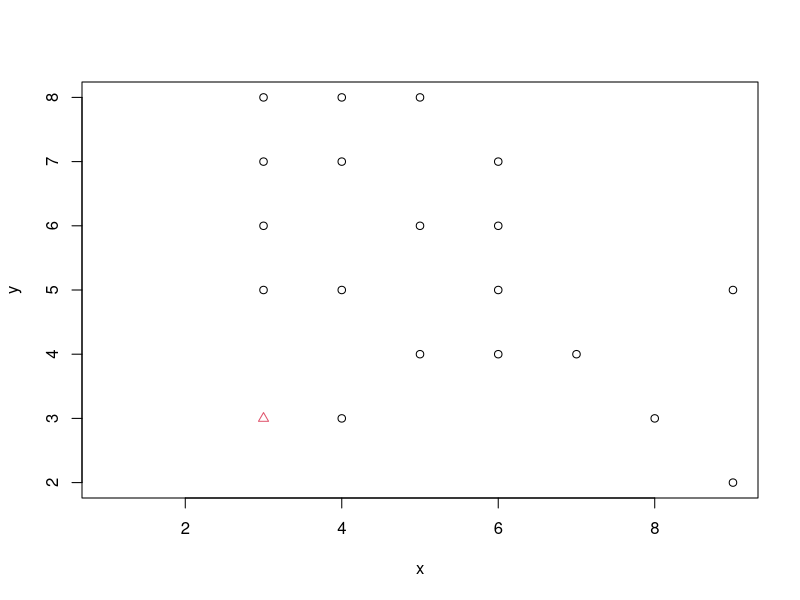
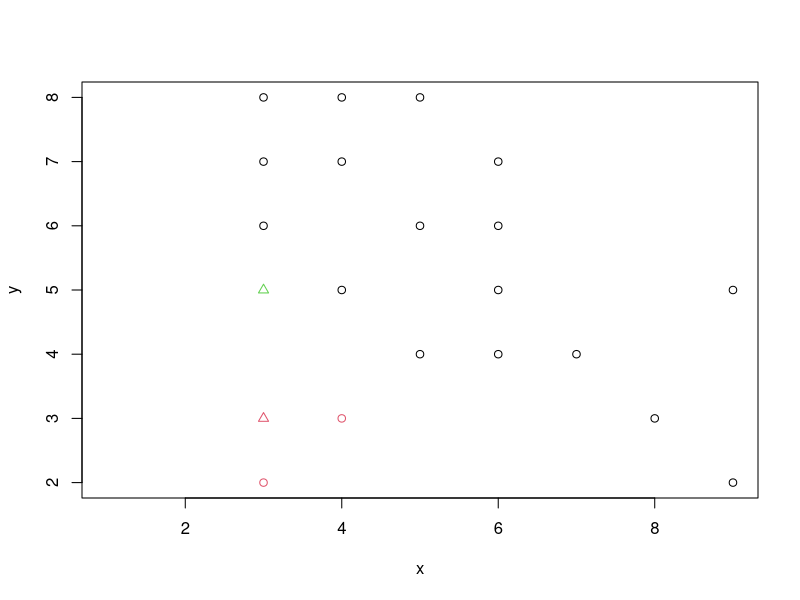
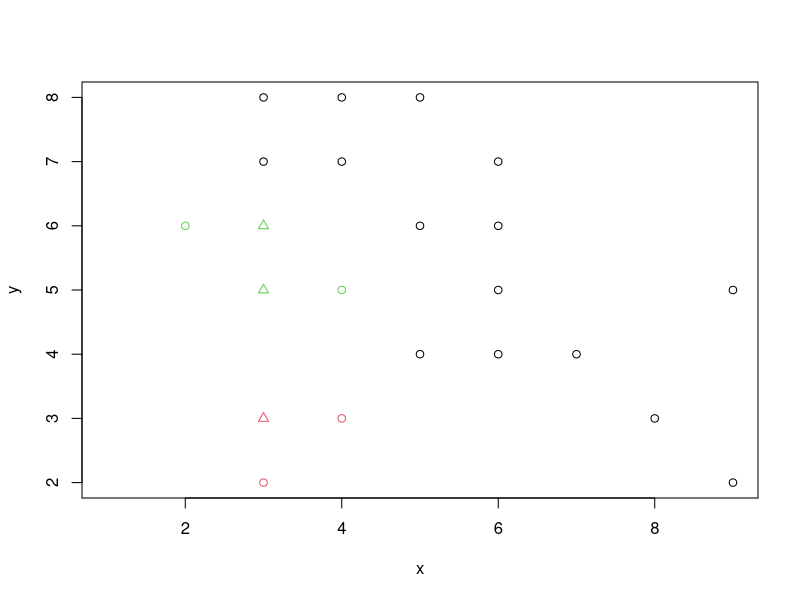
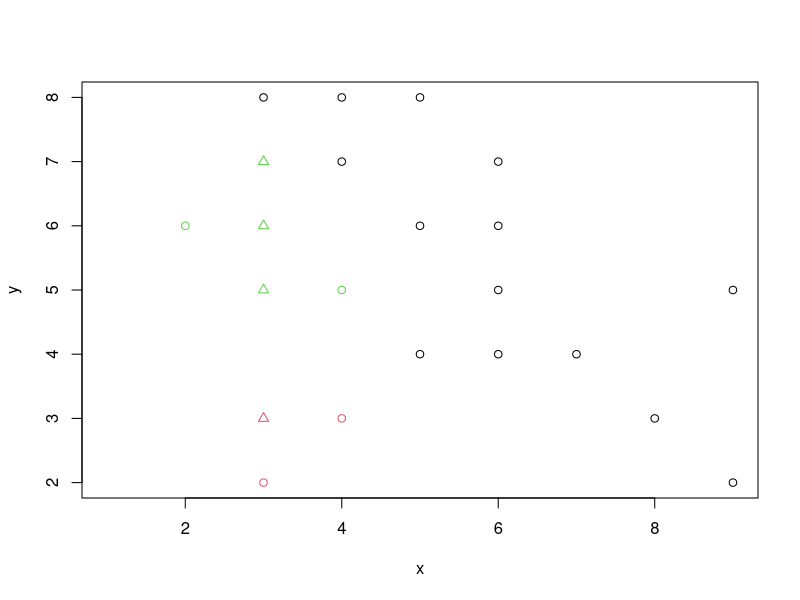
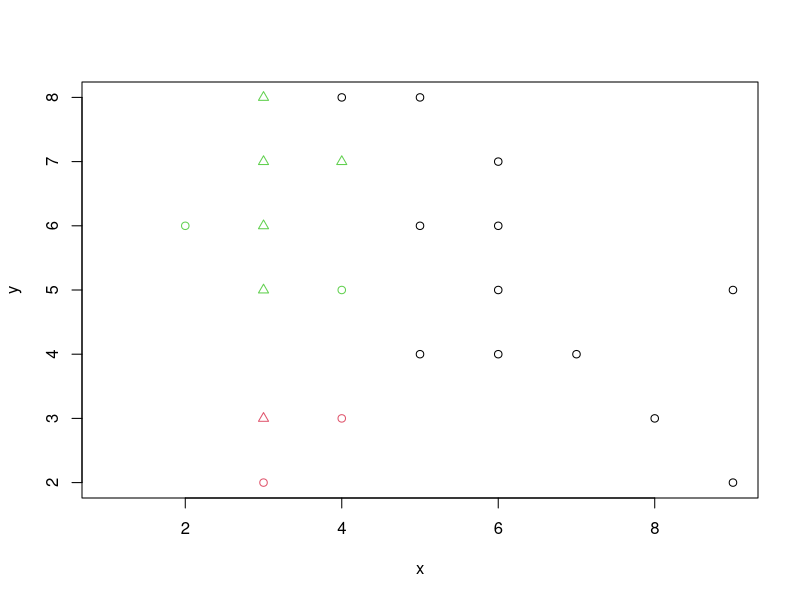
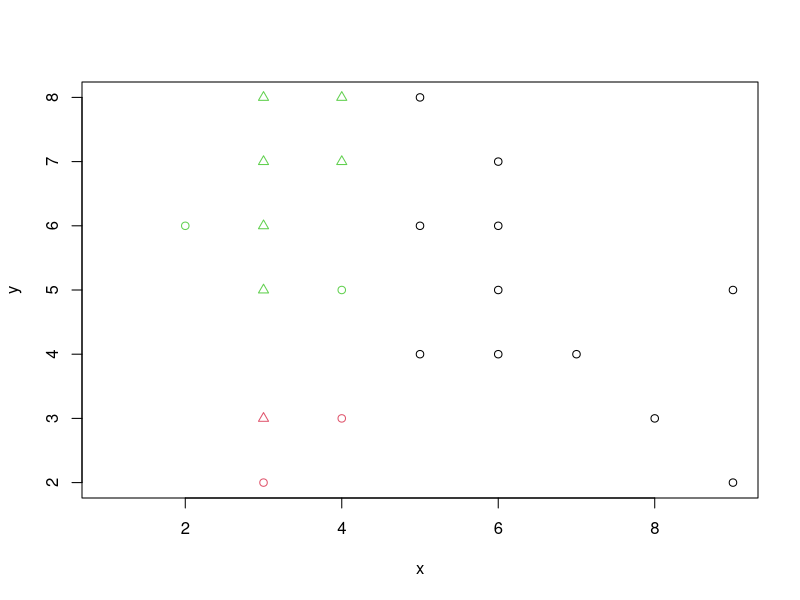
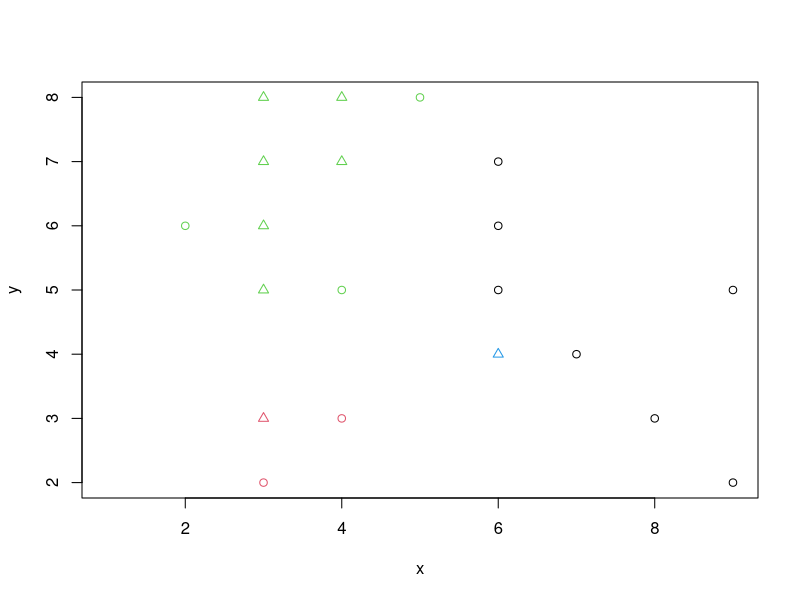
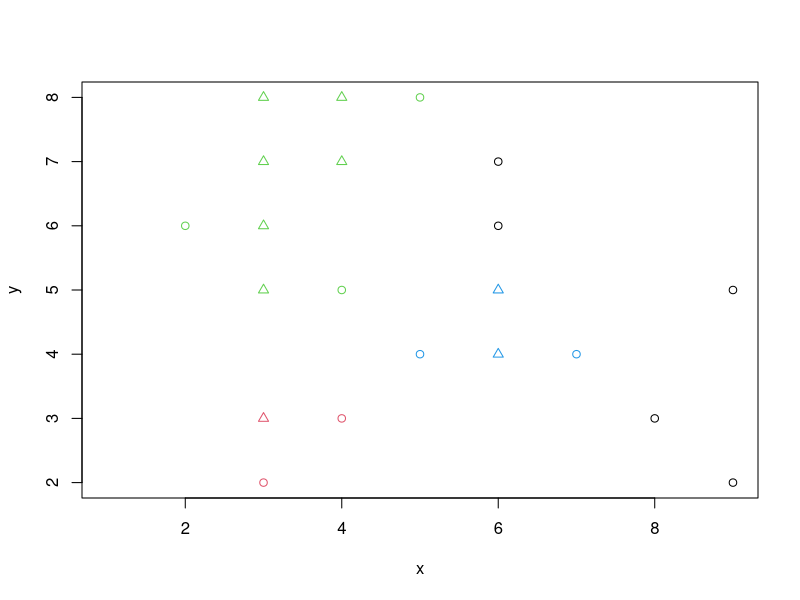

Write R code to recreate these figures, in order.
## ---- chunk 1
install.packages("fpc") 
library("fpc")
## ---- chunk 2
x <- c(1, 2, 3, 3, 3, 3, 3, 3, 4, 4, 4, 4, 5, 5, 5, 6, 6, 6, 6, 7, 8, 9, 9)
y <- c(5, 6, 2, 3, 5, 6, 7, 8, 3, 5, 7, 8, 4, 6, 8, 4, 5, 6, 7, 4, 3, 2, 5)

data <- data.frame(x, y)
## ---- chunk 3
clusters <- dbscan(data, eps=1, MinPts=3, showplot=TRUE)
## ---- chunk 4

n_row = nrow(data)-1
wss = (n_row) * sum(apply(data,2,var))
for(i in 2:n_row){
 	wss[i] <- sum(kmeans(data,centers=i)$withinss)
}
plot(1:n_row, wss, type="b",xlab="Number of Clusters",ylab="Sum of Square Errors per group")
